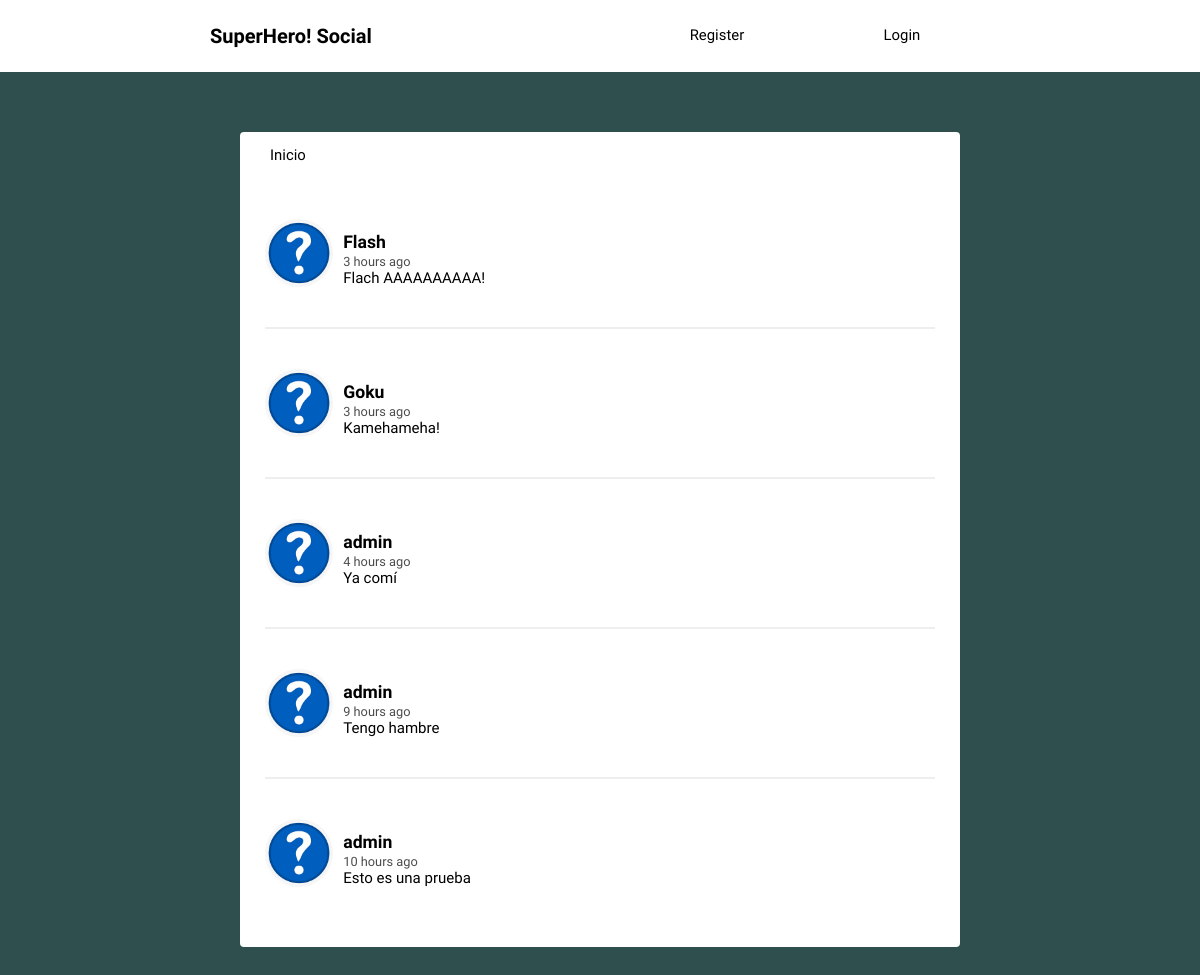
The page / on the database its author committed.
### social/models.py (models this page shows, shortened)
class Post(models.Model):
    user=models.ForeignKey(User, on_delete=models.CASCADE, related_name='posts')
    created=models.DateTimeField(default=timezone.now)
    content=models.TextField(max_length=300)
    class Meta:
        verbose_name='post'
        ordering=['-created'] #ordena por tiempo en forma decreciente

class Profile(models.Model):
	user = models.OneToOneField(User, on_delete=models.CASCADE)
	image = models.ImageField(default='nadie.png')

### social/views.py (the view)
# urls.py: path('', views.feed, name='feed'),
def feed(request):
    posts=Post.objects.all()
    return render(request,'social/feed.html', {"posts":posts})

### social/templates/social/feed.html (shortened to what this page needs)
{% extends 'social/layout.html' %}
{% load humanize %}
{% block content %}
{%for i in posts%}
<article>
    <div class="container-article">
        <img src="{{i.user.profile.image.url}}">
        <div>
            <h2 class="username"><a href="{% url 'profile' i.user.username %}">{{i.user.username}}</a></h2>
            <time data-time="#">{{i.created | naturaltime }}</time>
            <div class="post">{{i.content}}</div>
        </div>
    </div>
</article>
{%endfor%}
{% endblock %}

### social/static/style.css (style rules this page uses)
body { background: #2F4F4F; font-size: 62.5%; font-family: 'Varela Round', Helvetica, Arial, serif; }
img { object-fit: cover; }
a { font-size: .93rem; text-decoration: none; color: black; }
article { width: 93%; margin: auto; padding: 40px 0; border-bottom: 2px solid #ECEEEF; }
.username { margin-bottom: .2rem; }
.username a { font-size: 1.1rem; }
.container-article { display: flex; }
.container-article img { height: 68px; width: 68px; margin-right: 10px; border-radius: 50%; }
article:last-child { border-bottom: 0; }
time { font-size: .8rem; opacity: .7; }
.post { font-size: .94rem; }

### rows shown on the page
Post: user.profile.image (picture), user.username "Flash", created "3 hours ago", content "Flach AAAAAAAAAA!"
Post: user.profile.image (picture), user.username "Goku", created "3 hours ago", content "Kamehameha!"
Post: user.profile.image (picture), user.username "admin", created "4 hours ago", content "Ya comí"
Post: user.profile.image (picture), user.username "admin", created "9 hours ago", content "Tengo hambre"
Post: user.profile.image (picture), user.username "admin", created "10 hours ago", content "Esto es una prueba"
